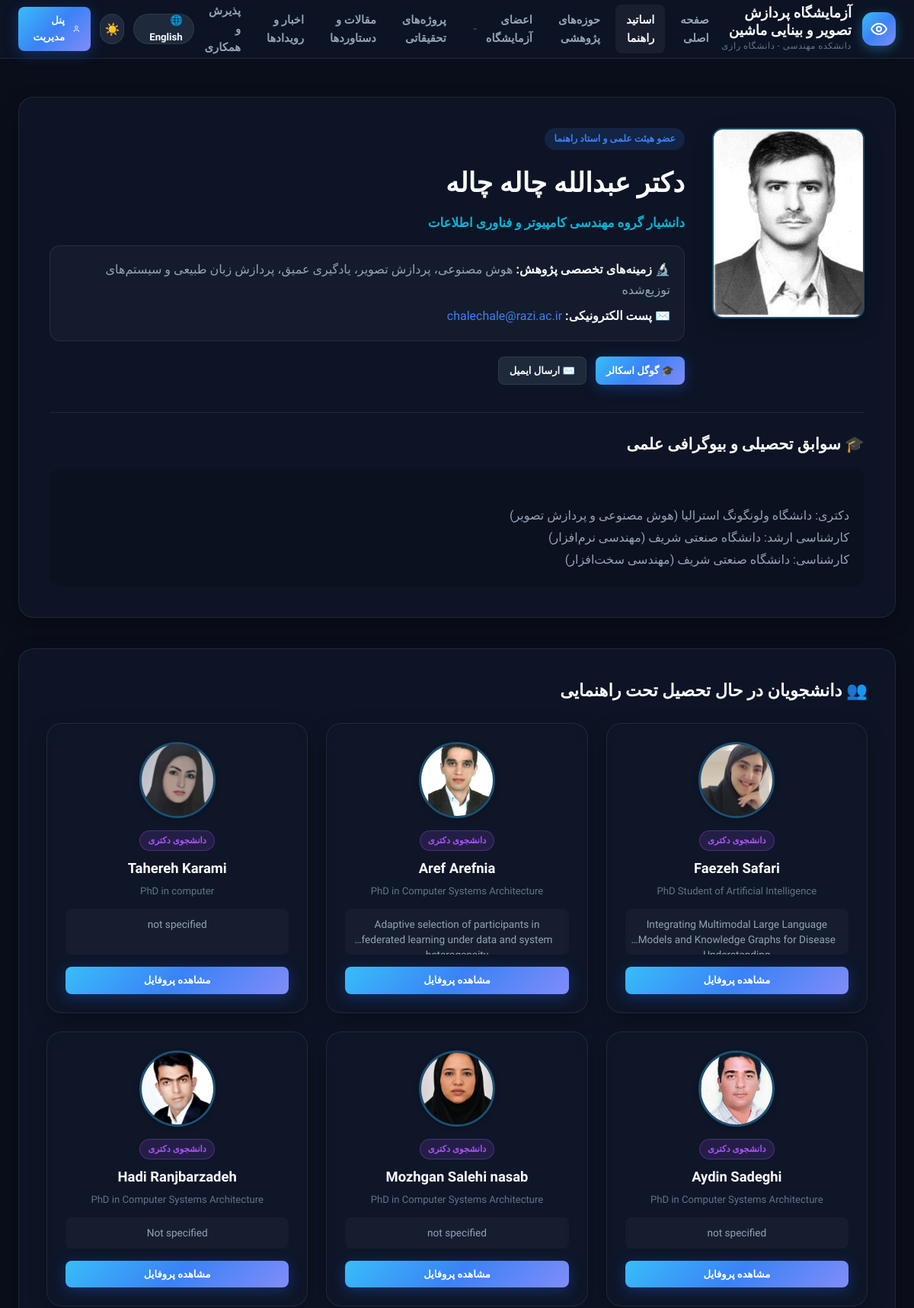
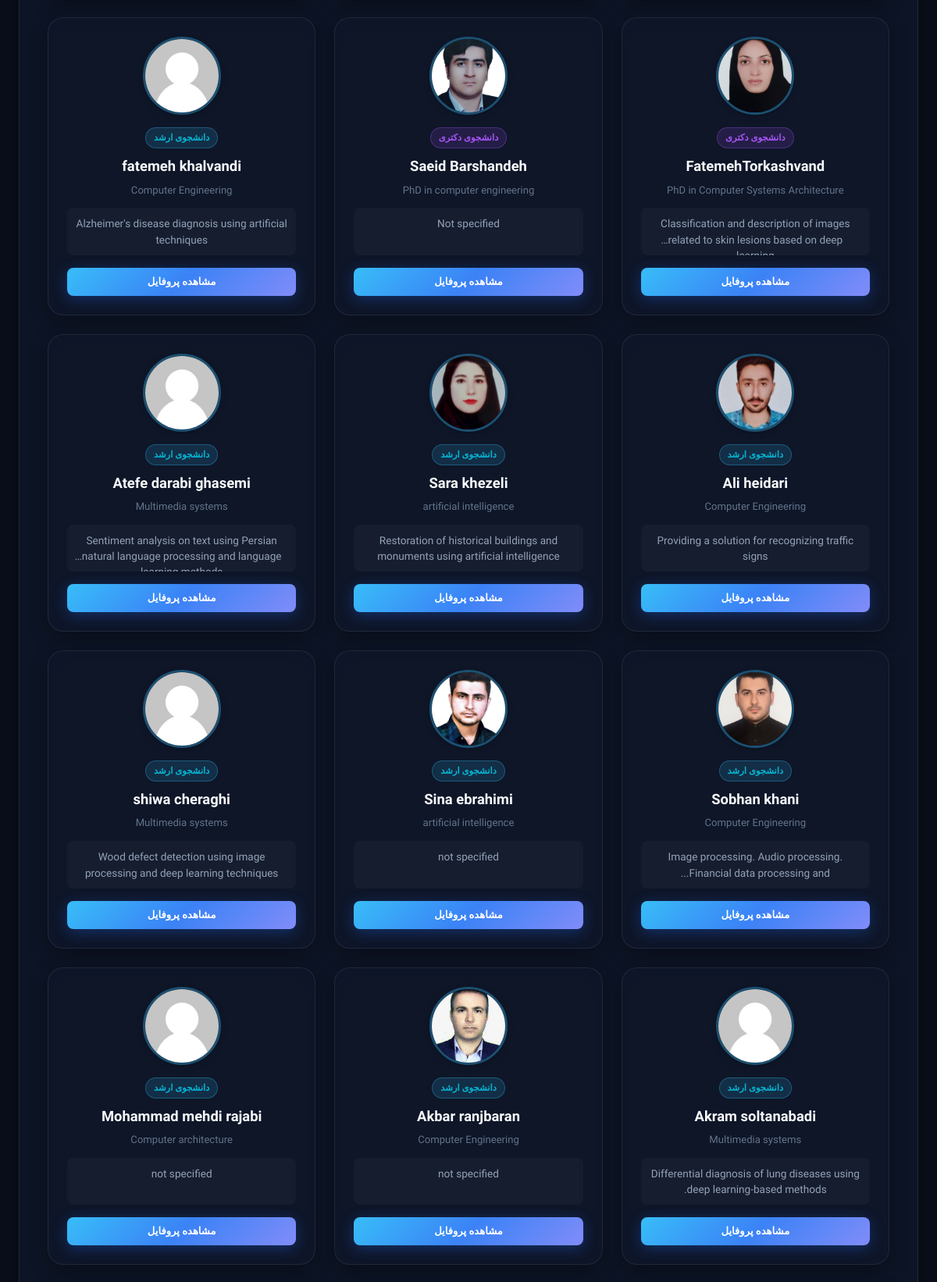
The page /research_portal/professor_details.php (upper part) on the database its author committed (2 pictures, top to bottom).
### tables this page shows
CREATE TABLE IF NOT EXISTS `professor` (
  `id` int(11) NOT NULL AUTO_INCREMENT,
  `name` varchar(255) NOT NULL DEFAULT '',
  `name_fa` varchar(255) NOT NULL DEFAULT '',
  `position` varchar(255) NOT NULL DEFAULT '',
  `position_fa` varchar(255) NOT NULL DEFAULT '',
  `field` varchar(255) NOT NULL DEFAULT '',
  `field_fa` varchar(255) NOT NULL DEFAULT '',
  `email` varchar(255) NOT NULL DEFAULT '',
  `scholar_link` varchar(500) NOT NULL DEFAULT '',
  `linkedin` varchar(500) NOT NULL DEFAULT '',
  `bio` text DEFAULT NULL,
  `bio_fa` text DEFAULT NULL,
  `image` varchar(255) DEFAULT NULL,
  PRIMARY KEY (`id`)
);

CREATE TABLE IF NOT EXISTS `students` (
  `id` int(11) NOT NULL AUTO_INCREMENT,
  `name` varchar(255) NOT NULL DEFAULT '',
  `full_name` varchar(255) NOT NULL DEFAULT '',
  `email` varchar(255) NOT NULL DEFAULT '',
  `major` varchar(255) NOT NULL DEFAULT '',
  `degree` enum('MSc','PhD') NOT NULL DEFAULT 'MSc',
  `photo` varchar(255) DEFAULT NULL,
  `status` varchar(100) NOT NULL DEFAULT '',
  `thesis_title` text DEFAULT NULL,
  `research_interests` text DEFAULT NULL,
  `contact` varchar(255) NOT NULL DEFAULT '',
  `scholar_link` varchar(500) NOT NULL DEFAULT '',
  `image` varchar(255) DEFAULT NULL,
  `professor_id` int(11) DEFAULT NULL,
  `created_at` timestamp NOT NULL DEFAULT current_timestamp(),
  `graduated` tinyint(1) NOT NULL DEFAULT 0,
  PRIMARY KEY (`id`)
);

### research_portal/professor_details.php (the view, shortened to what this page needs)
<?php
require_once __DIR__ . "/includes/db.php";
$prof_id = isset($_GET['id']) ? intval($_GET['id']) : 1;
$stmt = $conn->prepare("SELECT * FROM professor WHERE id = ?");
$stmt->bind_param("i", $prof_id);
$stmt->execute();
$prof = $stmt->get_result()->fetch_assoc();
require_once __DIR__ . "/header.php";
$stmt_stu = $conn->prepare("SELECT * FROM students WHERE professor_id = ? AND graduated = 0 ORDER BY CASE WHEN status LIKE '%PhD%' OR degree='PhD' THEN 1 ELSE 2 END ASC, id ASC");
$stmt_stu->bind_param("i", $prof_id);
$stmt_stu->execute();
$active_students = $stmt_stu->get_result();
?>
<section class="section" style="padding-top: 50px;">
    <div class="container">
        <div class="glass-card" style="padding: 40px; margin-bottom: 40px;">
            <div style="display: flex; gap: 36px; align-items: flex-start; flex-wrap: wrap;">
                <div class="prof-img-wrap" style="width: 200px; height: 250px; border-radius: var(--radius-md);">
                    <img src="uploads/<?= !empty($prof['image']) ? htmlspecialchars($prof['image']) : 'default.png' ?>" alt="<?= htmlspecialchars($prof['name']) ?>">
                </div>
                <div style="flex: 1; min-width: 280px;">
                    <span class="prof-badge"><?= $is_rtl ? 'عضو هیئت علمی و استاد راهنما' : 'Faculty Member & Research Supervisor' ?></span>
                    <h1 style="font-size: 2.2rem; font-weight: 800; color: var(--text-primary); margin: 6px 0 10px 0;">
                        <?= htmlspecialchars($is_rtl && !empty($prof['name_fa']) ? $prof['name_fa'] : $prof['name']) ?>
                    </h1>
                    <p style="font-size: 1.05rem; color: var(--accent-cyan); font-weight: 600; margin-bottom: 16px;">
                        <?= htmlspecialchars($is_rtl && !empty($prof['position_fa']) ? $prof['position_fa'] : $prof['position']) ?>
                    </p>
                    <div style="background: rgba(255, 255, 255, 0.03); padding: 18px; border-radius: var(--radius-md); border: 1px solid var(--border-color); margin-bottom: 20px;">
                        <div style="margin-bottom: 8px;">
                            <strong style="color: var(--text-primary);">🔬 <?= $is_rtl ? 'زمینه‌های تخصصی پژوهش:' : 'Research Fields:' ?></strong>
                            <span style="color: var(--text-secondary); margin-left: 6px;">
                                <?= htmlspecialchars($is_rtl && !empty($prof['field_fa']) ? $prof['field_fa'] : $prof['field']) ?>
                            </span>
                        </div>
                        <div>
                            <strong style="color: var(--text-primary);">✉️ <?= $is_rtl ? 'پست الکترونیکی:' : 'Email Address:' ?></strong>
                            <a href="mailto:<?= htmlspecialchars($prof['email']) ?>" style="color: var(--accent-blue); margin-left: 6px;">
                                <?= htmlspecialchars($prof['email']) ?>
                            </a>
                        </div>
                    </div>
                    <div style="display: flex; gap: 12px; flex-wrap: wrap;">
                        <?php if (!empty($prof['scholar_link'])): ?>
                        <a href="<?= htmlspecialchars($prof['scholar_link']) ?>" target="_blank" class="btn btn-primary btn-sm">
                            🎓 <?= htmlspecialchars($tr['scholar']) ?>
                        </a>
                        <?php endif; ?>
                        <a href="mailto:<?= htmlspecialchars($prof['email']) ?>" class="btn btn-secondary btn-sm">
                            ✉️ <?= $is_rtl ? 'ارسال ایمیل' : 'Send Email' ?>
                        </a>
                    </div>
                </div>
            </div>
            <div style="margin-top: 36px; padding-top: 24px; border-top: 1px solid var(--border-color);">
                <h3 style="font-size: 1.3rem; color: var(--text-primary); margin-bottom: 14px; display: flex; align-items: center; gap: 8px;">
                    🎓 <?= $is_rtl ? 'سوابق تحصیلی و بیوگرافی علمی' : 'Academic Background & Bio' ?>
                </h3>
                <div style="color: var(--text-secondary); line-height: 1.8; white-space: pre-line; background: rgba(0,0,0,0.15); padding: 20px; border-radius: var(--radius-md);">
                    <?= htmlspecialchars($is_rtl && !empty($prof['bio_fa']) ? $prof['bio_fa'] : $prof['bio']) ?>
                </div>
            </div>
        </div>
        <div class="glass-card" style="padding: 36px; margin-bottom: 40px;">
            <h2 style="font-size: 1.4rem; color: var(--text-primary); margin-bottom: 24px;">
                👥 <?= $is_rtl ? 'دانشجویان در حال تحصیل تحت راهنمایی' : 'Current Supervised Students' ?>
            </h2>
            <?php if ($active_students && $active_students->num_rows > 0): ?>
            <div class="students-grid">
                <?php while ($st = $active_students->fetch_assoc()):
                    $name = !empty($st['full_name']) ? $st['full_name'] : $st['name'];
                    $is_phd = (stripos($st['status'], 'PhD') !== false || $st['degree'] === 'PhD');
                ?>
                <div class="glass-card student-card">
                    <img class="student-avatar" src="uploads/<?= !empty($st['photo']) ? htmlspecialchars($st['photo']) : 'default.png' ?>" alt="<?= htmlspecialchars($name) ?>">
                    <span class="student-degree-badge <?= $is_phd ? 'badge-phd' : 'badge-msc' ?>">
                        <?= $is_phd ? ($is_rtl ? 'دانشجوی دکتری' : 'PhD Student') : ($is_rtl ? 'دانشجوی ارشد' : 'MSc Student') ?>
                    </span>
                    <h4 class="student-name"><?= htmlspecialchars($name) ?></h4>
                    <div class="student-major"><?= htmlspecialchars($st['major']) ?></div>
                    <div class="student-thesis">
                        <?= htmlspecialchars(!empty($st['thesis_title']) ? $st['thesis_title'] : $st['research_interests']) ?>
                    </div>
                    <a href="student_details.php?id=<?= $st['id'] ?>" class="btn btn-primary btn-sm" style="width: 100%; margin-top: auto;">
                        <?= htmlspecialchars($tr['view_profile']) ?>
                    </a>
                </div>
                <?php endwhile; ?>
            </div>
            <?php else: ?>
            <p style="color: var(--text-muted);"><?= $is_rtl ? 'اطلاعاتی ثبت نشده است.' : 'No active students listed.' ?></p>
            <?php endif; ?>
        </div>
    </div>
</section>
<?php require_once __DIR__ . "/footer.php"; ?>

### rows shown on the page
professor: image (picture), name_fa "دکتر عبدالله چاله چاله", position_fa "دانشیار گروه مهندسی کامپیوتر و فناوری اطلاعات", field_fa "هوش مصنوعی، پردازش تصویر، یادگیری عمیق، پردازش زبان طبیعی و سیستم‌های توزیع‌شده", email "chalechale@razi.ac.ir", bio_fa "دکتری: دانشگاه ولونگونگ استرالیا (هوش مصنوعی و پردازش تصویر) کارشناسی ارشد: دانشگاه صنعتی شریف (مهندسی نرم‌افزار) کارشناسی: دانشگاه صنعتی شریف (مهندسی سخت‌افزار)"
students: photo (picture), status "دانشجوی دکتری", full_name "Faezeh Safari", major "PhD Student of Artificial Intelligence", thesis_title "Integrating Multimodal Large Language Models and Knowledge Graphs for…"
students: photo (picture), status "دانشجوی دکتری", full_name "Aref Arefnia", major "PhD in Computer Systems Architecture", thesis_title "Adaptive selection of participants in federated learning under data and…"
students: photo (picture), status "دانشجوی دکتری", full_name "Tahereh Karami", major "PhD in computer", thesis_title "not specified"
students: photo (picture), status "دانشجوی دکتری", full_name "Aydin Sadeghi", major "PhD in Computer Systems Architecture", thesis_title "not specified"
students: photo (picture), status "دانشجوی دکتری", full_name "Mozhgan Salehi nasab", major "PhD in Computer Systems Architecture", thesis_title "not specified"
students: photo (picture), status "دانشجوی دکتری", full_name "Hadi Ranjbarzadeh", major "PhD in Computer Systems Architecture", thesis_title "Not specified"
students: photo (picture), status "دانشجوی دکتری", full_name "FatemehTorkashvand", major "PhD in Computer Systems Architecture", thesis_title "Classification and description of images related to skin lesions based on…"
students: photo (picture), status "دانشجوی دکتری", full_name "Saeid Barshandeh", major "PhD in computer engineering", thesis_title "Not specified"
students: photo (picture), status "دانشجوی ارشد", full_name "fatemeh khalvandi", major "Computer Engineering", thesis_title "Alzheimer's disease diagnosis using artificial techniques"
students: photo (picture), status "دانشجوی ارشد", full_name "Ali heidari", major "Computer Engineering", thesis_title "Providing a solution for recognizing traffic signs"
students: photo (picture), status "دانشجوی ارشد", full_name "Sara khezeli", major "artificial intelligence", thesis_title "Restoration of historical buildings and monuments using artificial intelligence"
students: photo (picture), status "دانشجوی ارشد", full_name "Atefe darabi ghasemi", major "Multimedia systems", thesis_title "Sentiment analysis on text using Persian natural language processing and…"
students: photo (picture), status "دانشجوی ارشد", full_name "Sobhan khani", major "Computer Engineering", research_interests "Image processing. Audio processing. Financial data processing and..."
students: photo (picture), status "دانشجوی ارشد", full_name "Sina ebrahimi", major "artificial intelligence", thesis_title "not specified"
students: photo (picture), status "دانشجوی ارشد", full_name "shiwa cheraghi", major "Multimedia systems", thesis_title "Wood defect detection using image processing and deep learning techniques"
students: photo (picture), status "دانشجوی ارشد", full_name "Akram soltanabadi", major "Multimedia systems", thesis_title "Differential diagnosis of lung diseases using deep learning-based methods."
students: photo (picture), status "دانشجوی ارشد", full_name "Akbar ranjbaran", major "Computer Engineering", thesis_title "not specified"
students: photo (picture), status "دانشجوی ارشد", full_name "Mohammad mehdi rajabi", major "Computer architecture", thesis_title "not specified"

### other values the page prints
$tr['lab_name'] "آزمایشگاه پردازش تصویر و بینایی ماشین"
$tr['lab_sub'] "دانشکده مهندسی - دانشگاه رازی"
$tr['home'] "صفحه اصلی"
$tr['faculty'] "اساتید راهنما"
$tr['research'] "حوزه‌های پژوهشی"
$tr['team'] "اعضای آزمایشگاه"
$tr['projects'] "پروژه‌های تحقیقاتی"
$tr['publications'] "مقالات و دستاوردها"
$tr['news'] "اخبار و رویدادها"
$tr['contact'] "پذیرش و همکاری"
$tr['toggle_lang'] "English"
$tr['admin'] "پنل مدیریت"
$tr['scholar'] "گوگل اسکالر"
